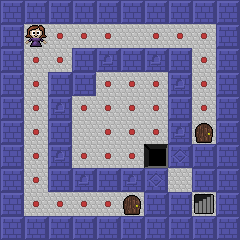

This game map was drawn from its Tiled (.tmx) file and the tilesets committed beside it. A one-line description and the full map source follow:
An orthogonal 10x10 tile map with 24x24 px tiles, 3 tile layers (Terrain, Objects, Decals), 3 tilesets and 1 object (On your own).

<map version="1.0" orientation="orthogonal" width="10" height="10" tilewidth="24" tileheight="24">
 <properties>
  <property name="name" value="Introduction" />
 </properties>
 <tileset firstgid="1" source="Terrain.tsx" />
 <tileset firstgid="101" source="Objects.tsx" />
 <tileset firstgid="201" source="Terrain.tsx" />
 <layer name="Terrain" width="10" height="10">
  <data encoding="csv">
1,1,1,1,1,1,1,1,1,1,
1,2,2,2,2,4,2,2,2,1,
1,2,2,1,1,1,1,1,2,1,
1,2,1,1,2,2,2,1,2,1,
1,2,1,2,2,2,2,1,2,1,
1,2,1,4,2,2,2,1,2,1,
1,2,1,2,2,2,3,1,1,1,
1,2,1,1,1,1,1,4,1,1,
1,2,2,2,2,2,1,1,5,1,
1,1,1,1,1,1,1,1,1,1
</data>
 </layer>
 <layer name="Objects" width="10" height="10">
  <data encoding="csv">
0,0,0,0,0,0,0,0,0,0,
0,101,0,0,0,0,0,0,0,0,
0,0,0,0,0,0,0,0,0,0,
0,0,0,0,0,0,0,0,0,0,
0,0,0,0,0,0,0,0,0,0,
0,0,0,0,0,0,0,0,106,0,
0,0,0,0,0,0,0,0,0,0,
0,0,0,0,0,0,0,0,0,0,
0,0,0,0,0,106,0,0,0,0,
0,0,0,0,0,0,0,0,0,0
</data>
 </layer>
 <objectgroup name="Hints" width="10" height="10">
  <object name="On your own" x="24" y="24" width="24" height="24">
   <properties>
    <property name="message" value="Well, Dora, I think you know enough to not need my advice any more. Go on and solve this one on your own!" />
   </properties>
  </object>
 </objectgroup>
 <layer name="Decals" width="10" height="10">
  <data encoding="csv">
0,0,0,0,0,0,0,0,0,0,
0,0,0,0,0,0,0,0,0,0,
0,0,0,0,8,0,8,0,0,0,
0,0,0,0,0,0,0,8,0,0,
0,0,8,0,0,0,0,0,0,0,
0,0,0,0,0,0,0,8,0,0,
0,0,8,0,0,0,0,18,0,0,
0,0,0,8,0,8,18,0,0,0,
0,0,0,0,0,0,0,0,0,0,
0,0,0,0,0,0,0,0,0,0
</data>
 </layer>
</map>
